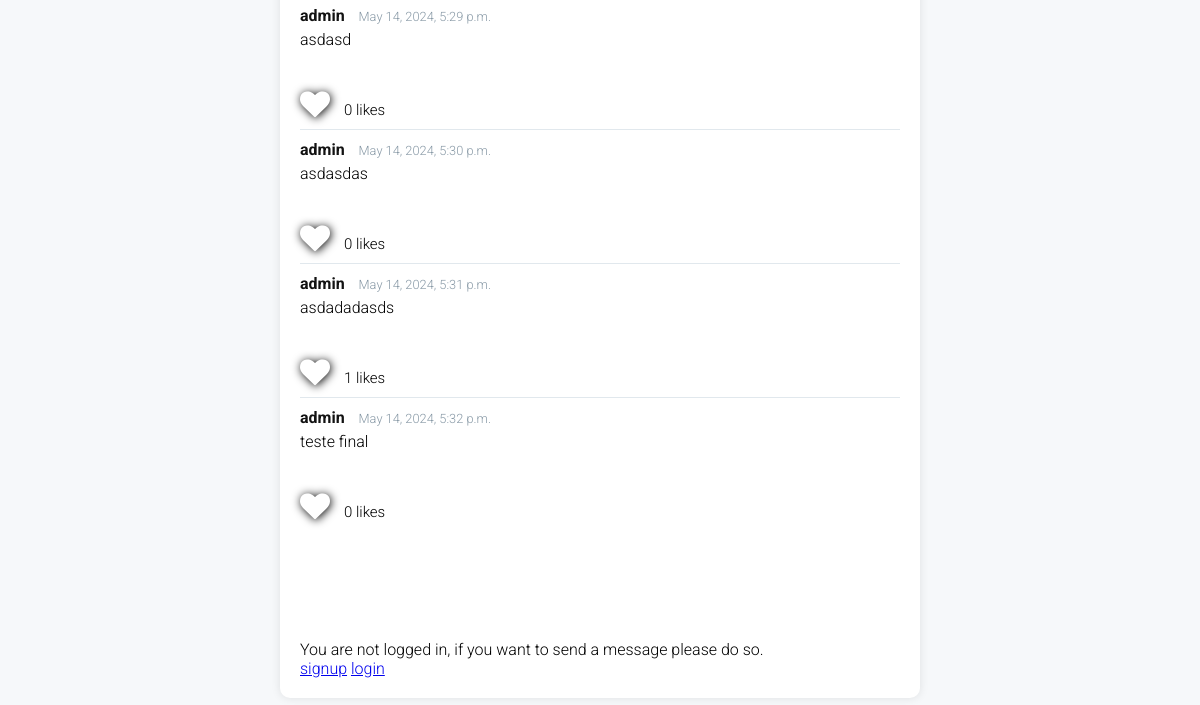
The page /chatting/ (lower part) on the database as committed earlier.
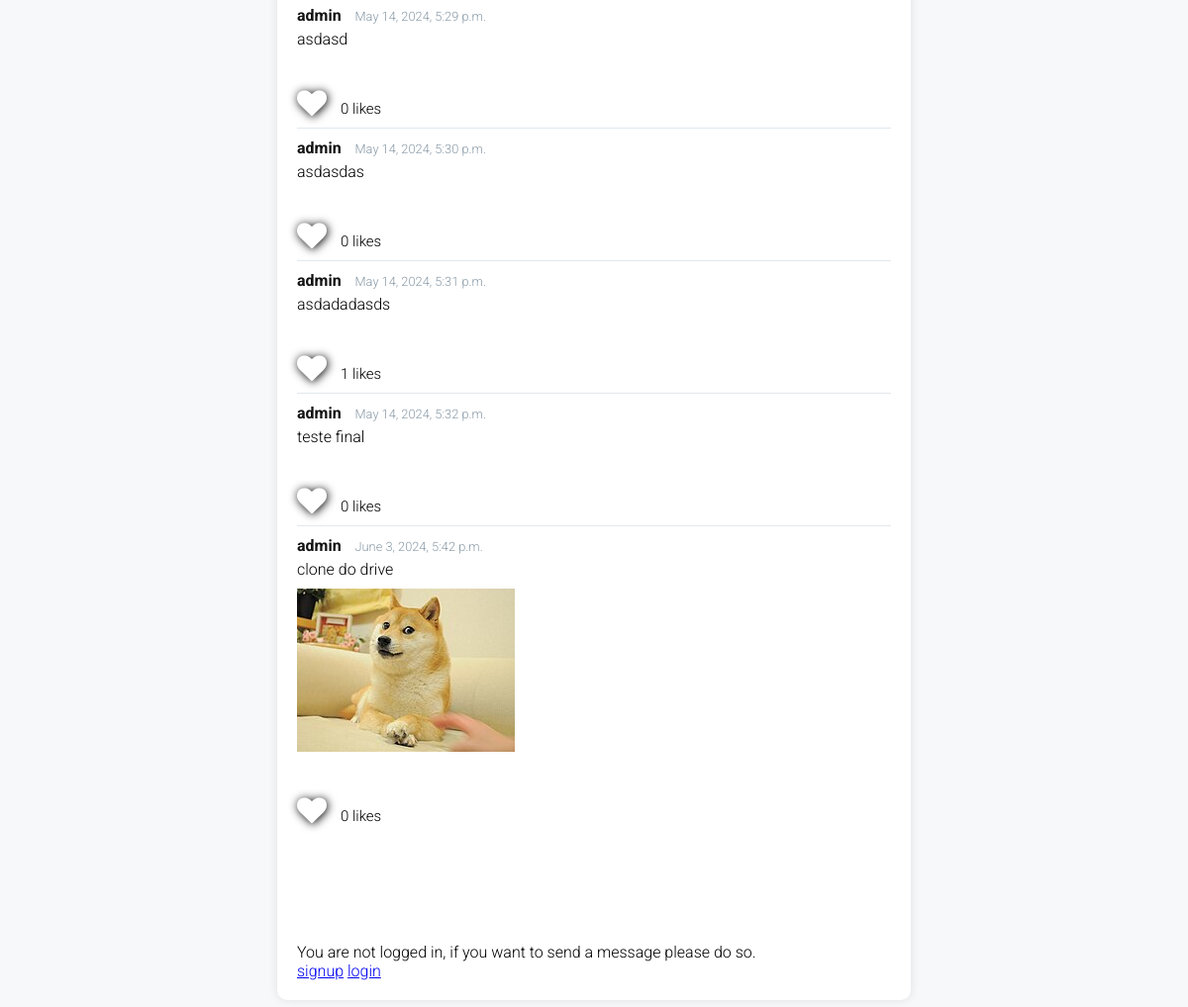
The same page on the database as committed later.
### chatting/models.py (models this page shows, shortened)
class Message(models.Model):
    id = models.BigAutoField(primary_key=True),
    message = models.CharField(max_length=100, null=False, blank=False,help_text="Sent Message")
    date = models.DateTimeField(auto_now_add=True, blank=True)
    user = models.ForeignKey(get_user_model(), on_delete=models.CASCADE)
    image = models.FileField(max_length=100, blank=True, help_text="Sent Image")
    likes = models.IntegerField(default=0, help_text="Number of Likes")
    enabled = models.BooleanField(default=True)
    class Meta:
        verbose_name = "Mensagem"
        verbose_name_plural = "Mensagens"

### chatting/views.py (the view, shortened to what this page needs)
# urls.py: path("", ListAllMessages.as_view(), name="messages"),
class ListAllMessages(ListView):
    model = Message
    queryset = Message.objects.filter(enabled=True).all()
    template_name = 'message_list.html'
    def get_context_data(self, **kwargs):
        context = super().get_context_data(**kwargs)
        context['form'] = MessageForm()
        return context

### chatting/templates/chatting/message_list.html
{% extends 'base.html' %}
{% load static%}
{% block 'content' %}
    <div class="container">
        <div id="tweet-list">
            {%for message in object_list%}
                <div class="tweet" id="tweet-{{message.id}}">
                    <span class="user">{{message.user}}</span>
                    <span class="timestamp">{{message.date}}</span>
                    <div class="content">
                        {{message.message}}
                        {% if message.image %}
                            <div class="image">
                                <img src="{% static message.image %}" style="max-width: 100%;">
                            </div>
                        {% endif %}
                    </div>
                    <div id="like" {% if user.is_authenticated %} onclick="like('{{message.id}}',this)" {% endif %}>
                        <i id="likeIcon" class="fa fa-heart fa-outline" style="font-size:30px;margin-top: 40px;margin-right: 10px;"></i>
                        <small id="likeNumber" style="font-size:15px;color:black;">{{message.likes}} likes</small>
                    </div>
                </div>
            {% endfor %}
        </div>
        {% if user.is_authenticated %}
            <form method="post" enctype="multipart/form-data" style="margin-top: 20px;">
                {% csrf_token %}
                <textarea id="your_message" placeholder="Enter your message" style="width:100%"></textarea>
                <input type="file" id="your_image" accept="image/*">
                <button type="submit" id="submitMessage">Submit</button>
            </form>
        {% else %}
            <div class="log in" style="margin-top: 100px;">
                <br>
                You are not logged in, if you want to send a message please do so.
                <br>
                <a href="{% url 'signup' %}">signup</a>
                <a href="{% url 'login' %}">login</a>
            </div>
        {% endif %}
    </div>
{% endblock %}

### projeto_chat/templates/base.html (shortened to what this page needs)
<!DOCTYPE html>
<html lang="en">
<head>
  {% load static%}
  <link rel="stylesheet" href="{% static 'style.css' %}">
  <link rel="stylesheet" href="https://cdnjs.cloudflare.com/ajax/libs/font-awesome/4.7.0/css/font-awesome.min.css">
</head>
<body>
  {% block 'content' %} {% endblock %}
</body>
</html>

### projeto_chat/static/style.css (style rules this page uses)
body { font-family: "Roboto", sans-serif; font-weight: 300; font-style: normal; margin: 0; padding: 0; background-color: #f6f8fa; }
.container { max-width: 600px; margin: 20px auto; background-color: #fff; border-radius: 10px; box-shadow: 0 0 10px rgba(0, 0, 0, 0.1); padding: 20px; margin-top: 130px; }
.tweet { border-bottom: 1px solid #e1e8ed; padding-bottom: 10px; margin-bottom: 10px; }
.tweet:last-child { border-bottom: none; margin-bottom: 0; padding-bottom: 0; }
.tweet .user { font-weight: bold; color: #121212; }
.tweet .timestamp { color: #8899a6; font-size: 0.8em; margin-left: 10px; }
.tweet .content { margin-top: 5px; }
.image { margin-top: 10px; width: 100%; }
.fa-outline { text-shadow: 1px 1px 10px black; color: white; }

Rows that differ between the two databases and show on the page:
added Message: user "admin", date "June 3, 2024, 5:42 p.m.", message "clone do drive", image (picture), likes "0"
